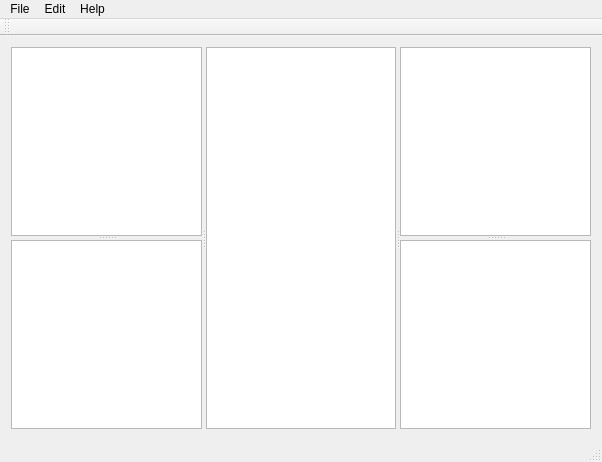
<?xml version="1.0" encoding="UTF-8"?>
<ui version="4.0">
 <class>MainWindow</class>
 <widget class="QMainWindow" name="MainWindow">
  <property name="geometry">
   <rect>
    <x>0</x>
    <y>0</y>
    <width>602</width>
    <height>462</height>
   </rect>
  </property>
  <property name="windowTitle">
   <string>MainWindow</string>
  </property>
  <widget class="QWidget" name="centralWidget">
   <layout class="QGridLayout" name="gridLayout">
    <item row="0" column="0">
     <widget class="QSplitter" name="mainHSplitter">
      <property name="orientation">
       <enum>Qt::Horizontal</enum>
      </property>
      <widget class="QSplitter" name="leftVSplitter">
       <property name="orientation">
        <enum>Qt::Vertical</enum>
       </property>
       <widget class="QTreeView" name="projectTree"/>
       <widget class="QListView" name="fileList"/>
      </widget>
      <widget class="QGraphicsView" name="graphicsView"/>
      <widget class="QSplitter" name="rightVSplitter">
       <property name="orientation">
        <enum>Qt::Vertical</enum>
       </property>
       <widget class="QTreeView" name="objectsHierarchy"/>
       <widget class="QTreeView" name="objectInspector"/>
      </widget>
     </widget>
    </item>
   </layout>
  </widget>
  <widget class="QMenuBar" name="menuBar">
   <property name="geometry">
    <rect>
     <x>0</x>
     <y>0</y>
     <width>602</width>
     <height>28</height>
    </rect>
   </property>
   <widget class="QMenu" name="menuFile">
    <property name="title">
     <string>File</string>
    </property>
    <addaction name="actionOpen_Project"/>
    <addaction name="actionLast_Projects"/>
    <addaction name="separator"/>
    <addaction name="actionQuit"/>
   </widget>
   <widget class="QMenu" name="menuEdit">
    <property name="title">
     <string>Edit</string>
    </property>
    <addaction name="actionUndo"/>
    <addaction name="actionRedo"/>
   </widget>
   <widget class="QMenu" name="menuHelp">
    <property name="title">
     <string>Help</string>
    </property>
    <addaction name="actionAbout"/>
   </widget>
   <addaction name="menuFile"/>
   <addaction name="menuEdit"/>
   <addaction name="menuHelp"/>
  </widget>
  <widget class="QToolBar" name="mainToolBar">
   <attribute name="toolBarArea">
    <enum>TopToolBarArea</enum>
   </attribute>
   <attribute name="toolBarBreak">
    <bool>false</bool>
   </attribute>
  </widget>
  <widget class="QStatusBar" name="statusBar"/>
  <action name="actionSave_Project">
   <property name="text">
    <string>Save Project</string>
   </property>
  </action>
  <action name="actionOpen_Project">
   <property name="text">
    <string>Open Project</string>
   </property>
  </action>
  <action name="actionLast_Projects">
   <property name="text">
    <string>Last Projects</string>
   </property>
  </action>
  <action name="actionQuit">
   <property name="text">
    <string>Quit</string>
   </property>
  </action>
  <action name="actionUndo">
   <property name="text">
    <string>Undo</string>
   </property>
  </action>
  <action name="actionRedo">
   <property name="text">
    <string>Redo</string>
   </property>
  </action>
  <action name="actionAbout">
   <property name="text">
    <string>About</string>
   </property>
  </action>
 </widget>
 <layoutdefault spacing="6" margin="11"/>
 <resources/>
 <connections/>
</ui>
